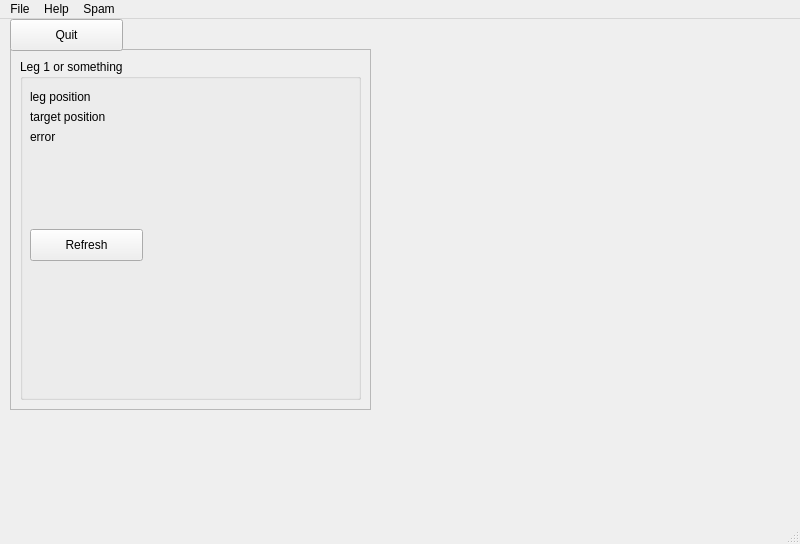
<?xml version="1.0" encoding="UTF-8"?>
<ui version="4.0">
 <class>MainWindow</class>
 <widget class="QMainWindow" name="MainWindow">
  <property name="geometry">
   <rect>
    <x>0</x>
    <y>0</y>
    <width>800</width>
    <height>544</height>
   </rect>
  </property>
  <property name="windowTitle">
   <string>MainWindow</string>
  </property>
  <widget class="QWidget" name="centralwidget">
   <widget class="QFrame" name="frame">
    <property name="geometry">
     <rect>
      <x>10</x>
      <y>30</y>
      <width>361</width>
      <height>361</height>
     </rect>
    </property>
    <property name="frameShape">
     <enum>QFrame::StyledPanel</enum>
    </property>
    <property name="frameShadow">
     <enum>QFrame::Raised</enum>
    </property>
    <widget class="QGroupBox" name="groupBox">
     <property name="geometry">
      <rect>
       <x>10</x>
       <y>10</y>
       <width>341</width>
       <height>341</height>
      </rect>
     </property>
     <property name="title">
      <string>Leg 1 or something</string>
     </property>
     <widget class="QLabel" name="leg1_position_label">
      <property name="geometry">
       <rect>
        <x>10</x>
        <y>30</y>
        <width>161</width>
        <height>16</height>
       </rect>
      </property>
      <property name="text">
       <string>leg position</string>
      </property>
     </widget>
     <widget class="QLabel" name="leg1_target_position_label">
      <property name="geometry">
       <rect>
        <x>10</x>
        <y>50</y>
        <width>161</width>
        <height>16</height>
       </rect>
      </property>
      <property name="text">
       <string>target position</string>
      </property>
     </widget>
     <widget class="QLabel" name="leg1_error_label">
      <property name="geometry">
       <rect>
        <x>10</x>
        <y>70</y>
        <width>161</width>
        <height>16</height>
       </rect>
      </property>
      <property name="text">
       <string>error</string>
      </property>
     </widget>
     <widget class="QPushButton" name="pushButton_Refresh">
      <property name="geometry">
       <rect>
        <x>10</x>
        <y>170</y>
        <width>113</width>
        <height>32</height>
       </rect>
      </property>
      <property name="text">
       <string>Refresh</string>
      </property>
     </widget>
    </widget>
   </widget>
   <widget class="QPushButton" name="quitPushButton">
    <property name="geometry">
     <rect>
      <x>10</x>
      <y>0</y>
      <width>113</width>
      <height>32</height>
     </rect>
    </property>
    <property name="text">
     <string>Quit</string>
    </property>
   </widget>
  </widget>
  <widget class="QMenuBar" name="menubar">
   <property name="geometry">
    <rect>
     <x>0</x>
     <y>0</y>
     <width>800</width>
     <height>22</height>
    </rect>
   </property>
   <widget class="QMenu" name="menuFile">
    <property name="title">
     <string>File</string>
    </property>
    <addaction name="action"/>
    <addaction name="actionExit"/>
    <addaction name="actionQuit"/>
    <addaction name="separator"/>
    <addaction name="actionFoo"/>
    <addaction name="actionbar"/>
   </widget>
   <widget class="QMenu" name="menuHelp">
    <property name="title">
     <string>Help</string>
    </property>
    <addaction name="actionhaha_you_wish"/>
   </widget>
   <widget class="QMenu" name="menuSpam">
    <property name="title">
     <string>Spam</string>
    </property>
    <addaction name="actionEggs"/>
   </widget>
   <addaction name="menuFile"/>
   <addaction name="menuHelp"/>
   <addaction name="menuSpam"/>
  </widget>
  <widget class="QStatusBar" name="statusbar"/>
  <action name="actionhaha_you_wish">
   <property name="text">
    <string>haha you wish</string>
   </property>
  </action>
  <action name="action">
   <property name="text">
    <string>???</string>
   </property>
  </action>
  <action name="actionExit">
   <property name="text">
    <string>Exit</string>
   </property>
  </action>
  <action name="actionFoo">
   <property name="text">
    <string>Foo</string>
   </property>
  </action>
  <action name="actionbar">
   <property name="text">
    <string>bar</string>
   </property>
  </action>
  <action name="actionEggs">
   <property name="text">
    <string>Eggs</string>
   </property>
  </action>
  <action name="actionQuit">
   <property name="text">
    <string>Quit</string>
   </property>
  </action>
 </widget>
 <resources/>
 <connections/>
</ui>
